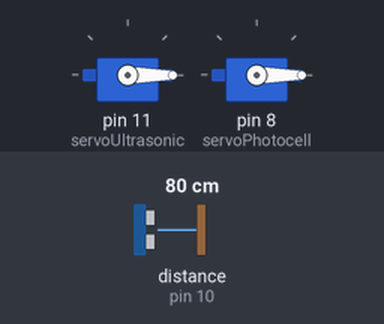
A sketch run on a simulated Arduino Uno, built with avr-gcc and run on an emulated ATmega328P. On the bench: 2 × servo. Wiring (inferred from the names in the program): ultrasonic range finder: trigger pin 9; echo pin 10. Inputs (shaded band) come from the test bench; at power-on: distance to the obstacle (sensor on pin 10) 80 cm. The echo pulse lasts 58.3 µs per cm; what the sketch prints to the serial monitor is not drawn.

Above: at 1.2 s.
1.3 s: distance to the obstacle (sensor on pin 10) set to 2 cm
At 2.64 s:
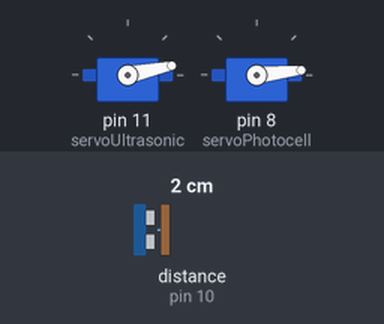
4.3 s: distance to the obstacle (sensor on pin 10) set to 4 cm
7.3 s: distance to the obstacle (sensor on pin 10) set to 7 cm
At 12.5 s:
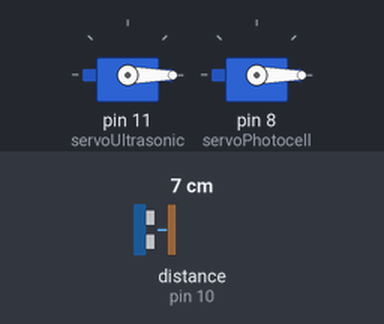
Timing chart, 0 to 14.0 s (numbered marks = the images above; inputs shaded):
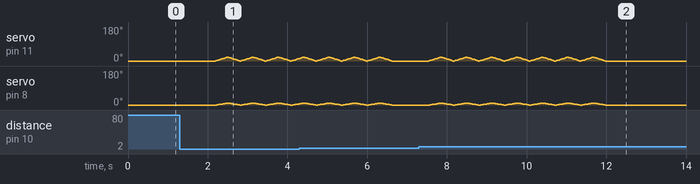

The sketch:

Project_Main_Servo_Arduino_Code.ino
```cpp
#include <Servo.h>

// ------------------- SERVO SETUP -------------------
Servo servoUltrasonic;  // Servo on pin 11 (mouth)
Servo servoPhotocell;   // Servo on pin 8 (eyes)

// ------------------- ULTRASONIC SETUP -------------------
const int trigPin = 9;
const int echoPin = 10;
long duration;
int distance;

const int handThreshold = 5;  // cm — adjust if needed

void setup() {
  Serial.begin(9600);

  servoUltrasonic.attach(11);
  servoPhotocell.attach(8);

  servoUltrasonic.write(0);
  servoPhotocell.write(0);

  pinMode(trigPin, OUTPUT);
  pinMode(echoPin, INPUT);

  Serial.println("System Ready");
}

void loop() {

  // ---------------- READ ULTRASONIC ----------------
  digitalWrite(trigPin, LOW);
  delayMicroseconds(2);
  digitalWrite(trigPin, HIGH);
  delayMicroseconds(10);
  digitalWrite(trigPin, LOW);

  duration = pulseIn(echoPin, HIGH);
  distance = duration * 0.034 / 2;

  Serial.print("Distance: ");
  Serial.print(distance);
  Serial.println(" cm");

  // ---------------- HAND DETECTED ----------------
  if (distance > 0 && distance < handThreshold) {

    // 🔹 This is what your Python script is waiting for:
    Serial.println("PLAY");

    delay(800);

    Serial.println("Hand detected → Waving for 5 seconds.");

    unsigned long startTime = millis();

    // Wave for 10 seconds
    while (millis() - startTime < 4000) {

      // Sweep forward
      for (int angle = 0; angle <= 20; angle += 1) {
        int eyesAngle = angle / 2;    // 0→10 degrees
        servoUltrasonic.write(angle); // mouth: 0→20
        servoPhotocell.write(eyesAngle); // eyes: 0→10
        delay(15);
      }

      // Sweep backward
      for (int angle = 20; angle >= 0; angle -= 1) {
        int eyesAngle = angle / 2;    // 10→0 degrees
        servoUltrasonic.write(angle); // mouth: 20→0
        servoPhotocell.write(eyesAngle); // eyes: 10→0
        delay(15);
      }
    }
  }

  // ---------------- NO HAND ----------------
  else {
    servoUltrasonic.write(0);
    servoPhotocell.write(0);
    Serial.println("No hand → Servos = 0°");
  }

  delay(100);
}
```

Measured:
- the behaviour switches between 5 and 6 cm on distance to the obstacle (sensor on pin 10) (found by bisection; images 1 and 2)
- after the input at 7.3 s, servo on pin 11 (servoUltrasonic), servo on pin 8 (servoPhotocell): goes on until 12.0 s, then stays 0°
